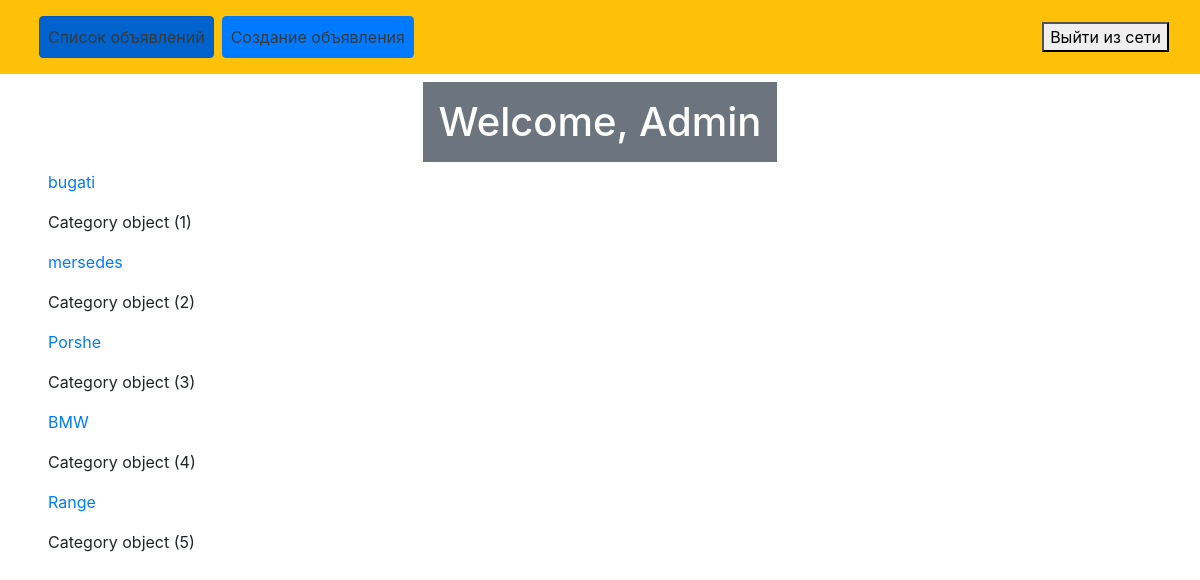
The page /New/cars/ (signed in) on the database its author committed.
### Lesson/models.py (models this page shows)
class Car(models.Model):
    name = models.CharField(max_length=250)
    price = models.TextField(blank=True)
    year = models.DateField(auto_now_add=True)
    category = models.ForeignKey('Category', on_delete=models.CASCADE)

class Category(models.Model):
    name = models.CharField(max_length=100)

### Lesson/views.py (the view)
# urls.py: path('cars/', views.CarList.as_view(), name='car_list'),
class CarList(LoginRequiredMixin, ListView):
    model = Car
    context_object_name = 'car_list'
    paginate_by = 3
    paginate_orphans = 2

### Lesson/Templates/Lesson/car_list.html (shortened to what this page needs)
{% extends "main/paginator.html" %}
{% block content %}
    {% for car in car_list %}
    <p><a href="{% url 'car_detail' pk=car.pk %}">{{ car.name }}</a></p>
    <p>{{ car.category }}</p>
    {% endfor %}
{% endblock %}

### Lesson/Templates/main/paginator.html (shortened to what this page needs)
{% extends 'main/navbar.html' %}
{% load bootstrap4 %}

### Lesson/Templates/main/navbar.html (shortened to what this page needs)
{% load bootstrap4 %}
<!DOCTYPE html>
<html lang="en">
<head>
    {% bootstrap_css %}
</head>
<body>
    <nav class="navbar navbar-expand-lg bg-body-tertiary p-3 mb-2 bg-warning text-dark container-fluid text-center">
        <div class="container-fluid">
            <ul class="navbar-nav d-flex">
                <li class="nav-item ml-2">
                    <a class="nav-link active text-dark btn btn-primary" type="button"  href="{% url 'car_list' %}">Список объявлений</a>
                </li>
                <li class="nav-item ml-2">
                    <a class="nav-link text-dark btn btn-primary" href="{% url 'car_create' %}">Создание объявления</a>
                </li>
            </ul>
            <ul class="navbar-nav d-flex">
                {% if user.is_authenticated %}
                <li class="ml-5">
                    <form method="post" action="{% url 'logout_view' %}">
                        <button type="submit" value="Выйти из сети">Выйти из сети</button>
                    </form>
                </li>
                {% else %}
                <li class="ml-2">
                    <p><a href="{% url 'login_view' %}">Войти в сеть</a></p>
                </li>
                {% endif %}
            </ul>
        </div>
    </nav>
    <div class="d-flex justify-content-center">
        <h1 class="align-items-center p-3 mb-2 bg-secondary text-white">Welcome, {{ user.username|default:"SekraN" }}</h1>
    </div>
    <div class="ml-5">
        {% block content %}
        {% endblock %}
    </div>
</body>
</html>

### rows shown on the page
Car: name "bugati", category "Category object (1)"
Car: name "mersedes", category "Category object (2)"
Car: name "Porshe", category "Category object (3)"
Car: name "BMW", category "Category object (4)"
Car: name "Range", category "Category object (5)"

### other values the page prints
{{ user.username|default:"SekraN" }} "Admin"
